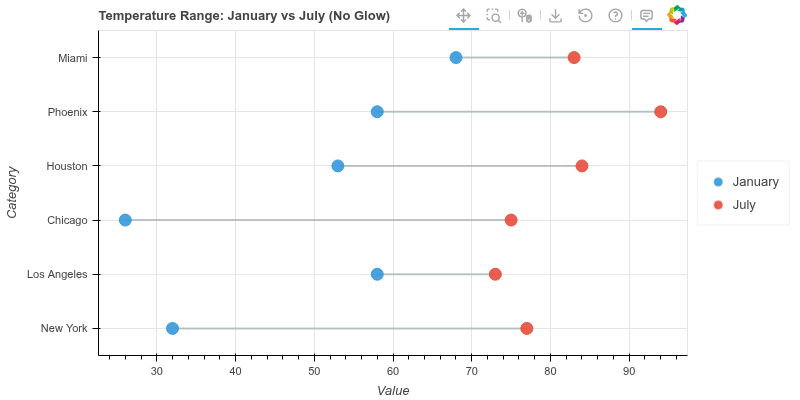

Generate this figure with Python:
from bokeh_rocks import dumbbell_plot, show, save_plot

temp_data = [
    {'city': 'New York', 'jan_temp': 32, 'jul_temp': 77},
    {'city': 'Los Angeles', 'jan_temp': 58, 'jul_temp': 73},
    {'city': 'Chicago', 'jan_temp': 26, 'jul_temp': 75},
    {'city': 'Houston', 'jan_temp': 53, 'jul_temp': 84},
    {'city': 'Phoenix', 'jan_temp': 58, 'jul_temp': 94},
    {'city': 'Miami', 'jan_temp': 68, 'jul_temp': 83},
]

p3 = dumbbell_plot(
    data=temp_data,
    start_col='jan_temp',
    end_col='jul_temp',
    category_col='city',
    orientation='horizontal',
    title='Temperature Range: January vs July (No Glow)',
    start_label='January',
    end_label='July',
    start_color='#3498db',
    end_color='#e74c3c',
    width=800,
    height=400,
    glow=False
)
show(p3)
save_plot(p3, "dumbbell_03")
